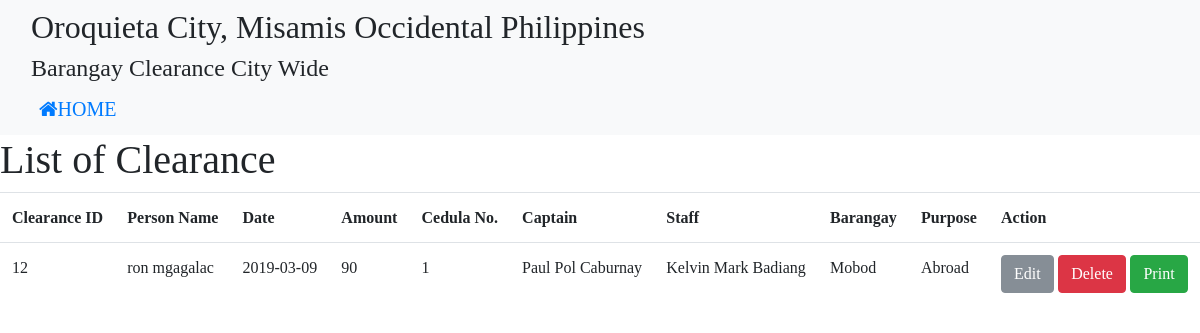
The page /clearance_index.php (signed in) on the database its author committed.
### tables this page shows
CREATE TABLE IF NOT EXISTS `person` (
`person_number` int(30) NOT NULL,
  `first_name` varchar(30) NOT NULL,
  `last_name` varchar(30) NOT NULL,
  `middle_initial` varchar(30) NOT NULL,
  `status` text NOT NULL,
  `birthday` date NOT NULL,
  `staff_id` int(11) NOT NULL,
  `barangay_id` int(11) NOT NULL
);

CREATE TABLE IF NOT EXISTS `clearance` (
`clearance_id` int(30) NOT NULL,
  `person_number` int(11) NOT NULL,
  `date` date NOT NULL,
  `amount` decimal(30,0) NOT NULL,
  `cedula_number` int(11) NOT NULL,
  `captain_id` int(11) NOT NULL,
  `staff_id` int(11) NOT NULL,
  `barangay_id` int(11) NOT NULL,
  `purpose` varchar(100) NOT NULL
);

CREATE TABLE IF NOT EXISTS `cedula` (
  `cedula_number` int(30) NOT NULL,
  `date` date NOT NULL,
  `amount` decimal(30,0) NOT NULL,
  `staff_id` int(11) NOT NULL
);

CREATE TABLE IF NOT EXISTS `captain` (
`captain_id` int(30) NOT NULL,
  `first_name` varchar(30) NOT NULL,
  `middle_name` varchar(30) NOT NULL,
  `last_name` varchar(30) NOT NULL,
  `barangay_id` int(11) NOT NULL
);

CREATE TABLE IF NOT EXISTS `staff` (
`staff_id` int(11) NOT NULL,
  `first_name` varchar(30) NOT NULL,
  `middle_name` varchar(30) NOT NULL,
  `last_name` varchar(30) NOT NULL,
  `username` varchar(30) NOT NULL,
  `password2` varchar(30) NOT NULL,
  `position` varchar(30) NOT NULL,
  `barangay_id` int(11) NOT NULL
);

CREATE TABLE IF NOT EXISTS `barangay` (
  `barangay_id` int(11) NOT NULL,
  `barangay_name` varchar(30) NOT NULL
);

### clearance_index.php (the view, shortened to what this page needs)
<!DOCTYPE html>
<html>
<head>
	<link rel = "stylesheet" href = "bootstrap/css/bootstrap.min.css">
	<link rel = "stylesheet" href = "font-awesome-4.7.0/font-awesome-4.7.0/css/font-awesome.min.css">
</head>
<body>
	<nav class="navbar navbar-expand-lg  bg-light">
		    <ul class="navbar-nav mr-auto">
<div id="main">
	<?php require_once 'clearance.php';?>
	<div class="container">
	<?php
		$result = $mysqli->query("SELECT clearance.clearance_id, clearance.date, clearance.amount, person.person_number, person.first_name as persons, person.last_name as person, person.middle_initial, cedula.cedula_number, captain.captain_id, captain.last_name as captain, captain.first_name as cpt, captain.middle_name as capt, staff.staff_id, staff.first_name, staff.middle_name, staff.last_name as staff, barangay.barangay_id, barangay.barangay_name as barangay, clearance.purpose
			FROM person, barangay, captain,staff, cedula, clearance
			WHERE clearance.captain_id = captain.captain_id AND clearance.staff_id = staff.staff_id AND staff.barangay_id = barangay.barangay_id AND clearance.cedula_number = cedula.cedula_number AND clearance.person_number = person.person_number AND clearance.staff_id =".$_SESSION['staff_id']) or die($mysqli->error);
	?>
			<h2><a style="margin:center; font-family:Bodoni MT">Oroquieta City, Misamis Occidental Philippines</a></h2>
			<h4><a style="margin:center; font-family:Bodoni MT">Barangay Clearance City Wide</a></h4>
							  <li class="nav-item active">
		        <a class="nav-link fa fa-home" href="home.php" style="font-size:20px">HOME<span class="sr-only">(current)</span></a>
		      </li>
		</nav>
		<table class="table">
			<h1><a style="margin:center; font-family:Bodoni MT">List of Clearance</a></h1>
				  <tr>
				<th scope="col"><a style="margin:center; font-family:Bodoni MT">Clearance ID</th></a>
				<th scope="col"><a style="margin:center; font-family:Bodoni MT">Person Name</th> </a>
		        <th scope="col"><a style="margin:center; font-family:Bodoni MT"> Date</th></a>
				<th scope="col"><a style="margin:center; font-family:Bodoni MT"> Amount</th></a>
				<th scope="col"><a style="margin:center; font-family:Bodoni MT"> Cedula No.</th></a>
				<th scope="col"><a style="margin:center; font-family:Bodoni MT"> Captain</th></a>
				<th scope="col"><a style="margin:center; font-family:Bodoni MT"> Staff</th></a>
				<th scope="col"><a style="margin:center; font-family:Bodoni MT"> Barangay</th></a>
				<th scope="col"><a style="margin:center; font-family:Bodoni MT"> Purpose</th></a>
				<th scope="col"><a style="margin:center; font-family:Bodoni MT"> Action</th></a>
				</tr>
				<?php
					while($row=$result->fetch_assoc()):?>
						<tr>
							<td><a style="margin:center; font-family:Bodoni MT"><?php echo $row['clearance_id']?></td></a>
							<td><a style="margin:center; font-family:Bodoni MT"><?php echo $row['persons']?> <?php echo $row['middle_initial']?><?php echo $row['person']?></td></a>
							<td><a style="margin:center; font-family:Bodoni MT"><?php echo $row['date']?></td></a>
							<td><a style="margin:center; font-family:Bodoni MT"><?php echo $row['amount']?></td></a>
							<td><a style="margin:center; font-family:Bodoni MT"><?php echo $row['cedula_number']?></td></a>
							<td><a style="margin:center; font-family:Bodoni MT">
								<?php echo $row['cpt']?> <?php echo $row['capt']?> <?php echo $row['captain']?></td></a>
							<td><a style="margin:center; font-family:Bodoni MT">
								<?php echo $row['first_name']?> <?php echo $row['middle_name']?> <?php echo $row['staff']?></td>
							<td><a style="margin:center; font-family:Bodoni MT"><?php echo $row['barangay']?></td>
							<td><a style="margin:center; font-family:Bodoni MT"><?php echo $row['purpose']?></td>
							<td>
								<a href="edit_clearance.php?edit=<?php echo $row['clearance_id'];?>"
									 class="btn btn-secondary" "a style=font-family:Bodoni MT">Edit</a>
								<a href="clearance.php?delete=<?php echo $row['clearance_id'];?>" onclick="return confirm('Are you sure do you want to delete?'); "
									class="btn btn-danger" "a style=font-family:Bodoni MT">Delete</a>
								<a href="printclearance.php?print=<?php echo $row['person_number'];?>" onclick="return confirm('Are you sure do you want to print?'); "
									class="btn btn-success" "a style=font-family:Bodoni MT">Print</a>
							</td>
						</tr>
						<?php endwhile;?>
			</table>
</body>
</html>

### rows shown on the page
person: clearance.clearance_id "12", first_name "ron", middle_initial "m", last_name "gagalac", clearance.date "2019-03-09", clearance.amount "90", cedula.cedula_number "1", captain.first_name "Paul", captain.middle_name "Pol", captain.last_name "Caburnay", staff.first_name "Kelvin", staff.middle_name "Mark", staff.last_name "Badiang", barangay.barangay_name "Mobod", clearance.purpose "Abroad"
